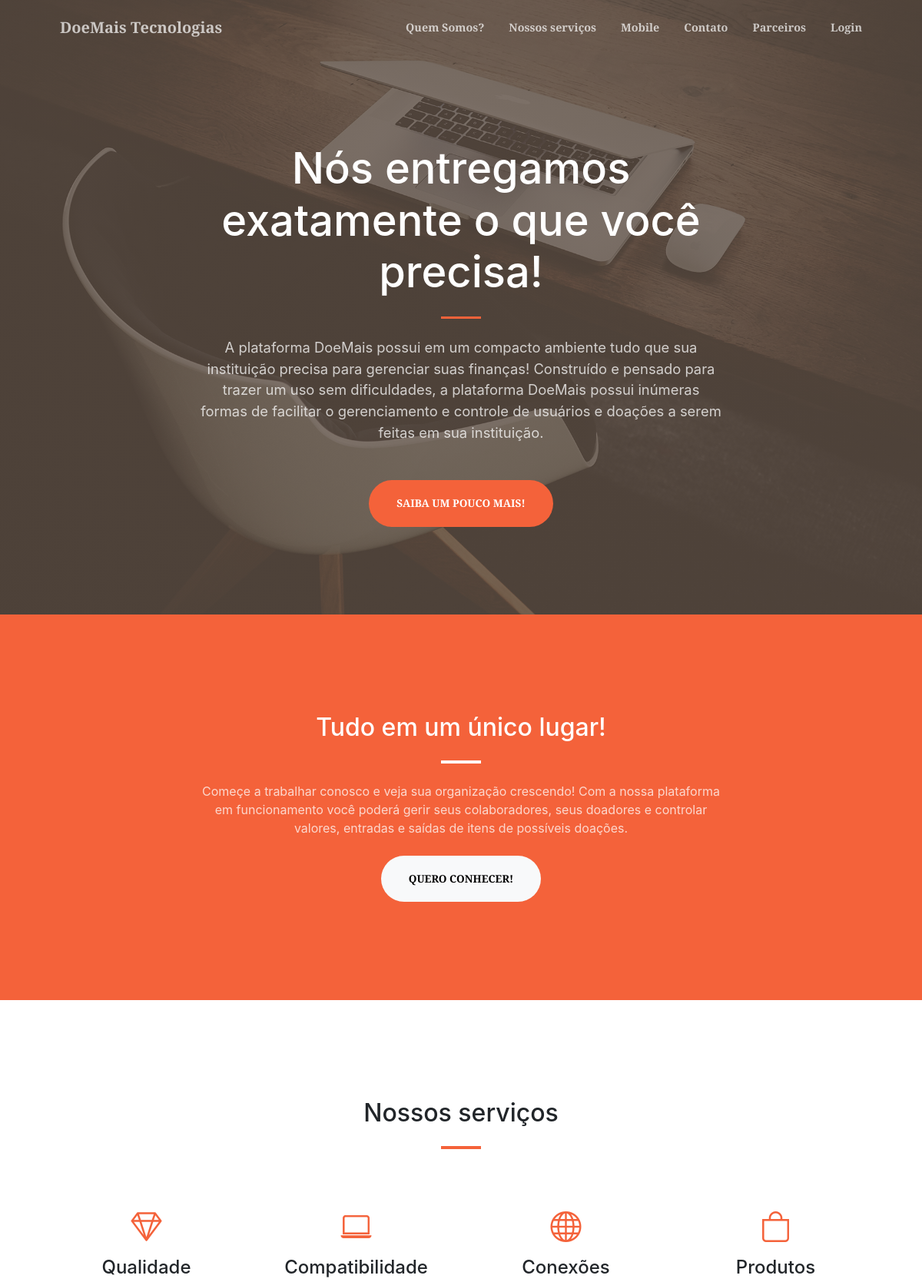
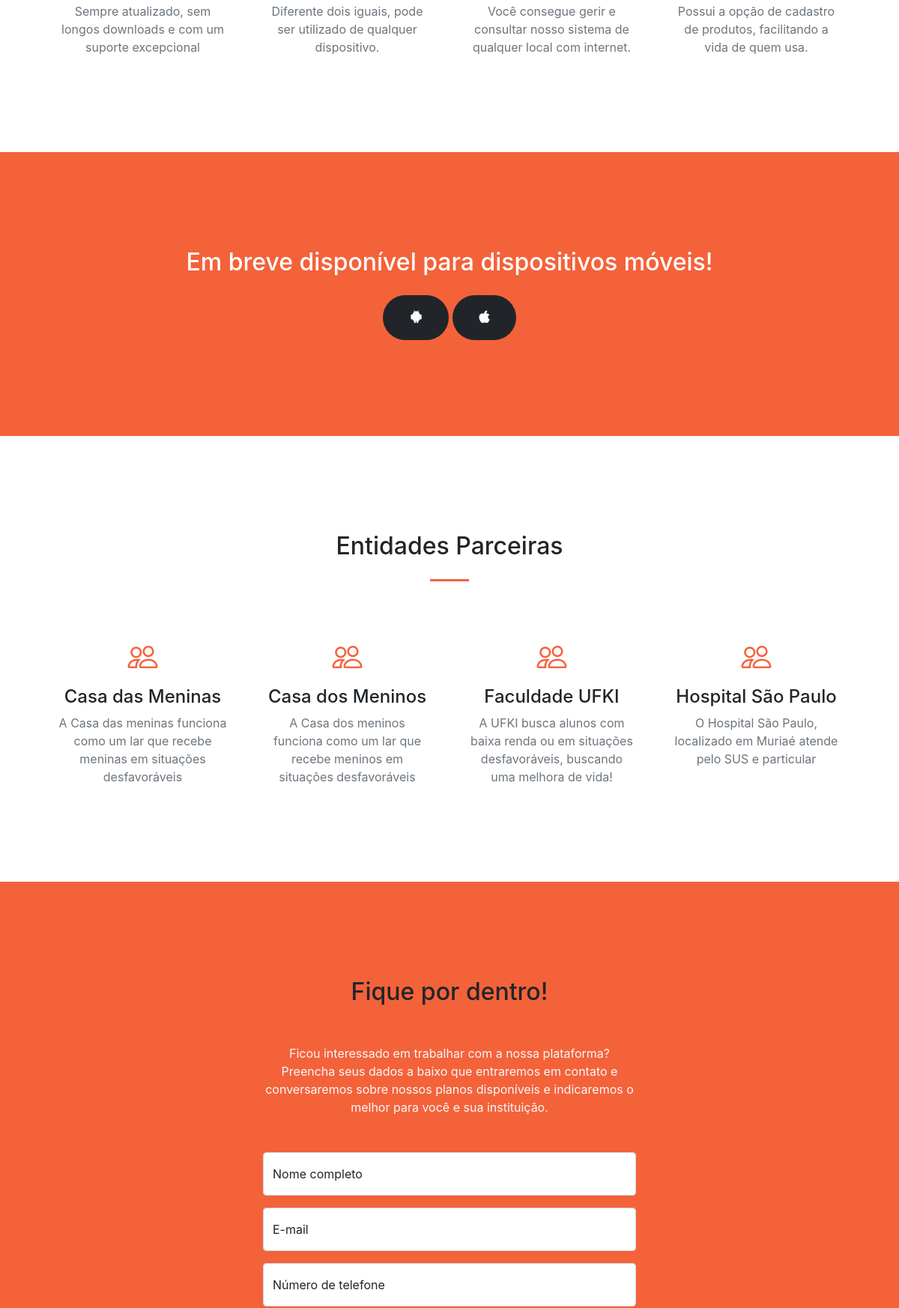
The page / (upper part) on the database its author committed (2 pictures, top to bottom).
### tables this page shows
CREATE TABLE `entidades` (
  `id` int(11) NOT NULL AUTO_INCREMENT,
  `nome` varchar(255) NOT NULL,
  `email` varchar(255) NOT NULL,
  `cidade` varchar(255) NOT NULL,
  `descricao` text NOT NULL,
  `cnpj` varchar(255) NOT NULL DEFAULT 'ISENTO',
  `status` varchar(10) NOT NULL DEFAULT 'Ativo',
  `user_id` int(10) DEFAULT NULL,
  PRIMARY KEY (`id`)
);

### application/controllers/Principal.php (called while the page is built, shortened)
<?php
class Principal extends CI_Controller
{
    public function __construct()
	{
		$this->load->model("entidades_model");
	}
    public function index()
	{
		$dados["entidades"]  = $this->entidades_model->principal_index();
		$dados["title"] = "DoeMais - Início";
		$this->load->view('pages/view_landing_page', $dados);
	}
}

### index.php (called while the page is built, shortened)
<?php
require_once BASEPATH.'core/CodeIgniter.php';

### application/models/entidades_model.php (called while the page is built, shortened)
<?php
	class Entidades_model extends CI_model
	{
		public function principal_index()
		{
			$this->db->where("status", "ativo");
			$this->db->order_by("nome", "ASC");
			return $this->db->get("entidades")->result_array();
		}
	}

### application/views/pages/view_landing_page.php (the view, shortened to what this page needs)
<!DOCTYPE html>
<html lang="pt-br">
<head>
    <link href="https://cdn.jsdelivr.net/npm/bootstrap-icons@1.5.0/font/bootstrap-icons.css" rel="stylesheet" />
    <link rel="stylesheet" href="https://use.fontawesome.com/releases/v5.3.1/css/all.css">
    <link href="https://cdnjs.cloudflare.com/ajax/libs/SimpleLightbox/2.1.0/simpleLightbox.min.css" rel="stylesheet" />
    <link href="<?php echo base_url('public/css/style.css'); ?>" rel="stylesheet" />
</head>
<body id="page-top">
    <nav class="navbar navbar-expand-lg navbar-light fixed-top py-3" id="mainNav">
        <div class="container px-4 px-lg-5">
            <a class="navbar-brand" href="">DoeMais Tecnologias</a>
            <div class="collapse navbar-collapse" id="navbarResponsive">
                <ul class="navbar-nav ms-auto my-2 my-lg-0">
                    <li class="nav-item"><a class="nav-link" href="#sobre">Quem Somos?</a></li>
                    <li class="nav-item"><a class="nav-link" href="#servicos">Nossos serviços</a></li>
                    <li class="nav-item"><a class="nav-link" href="#app">Mobile</a></li>
                    <li class="nav-item"><a class="nav-link" href="#contato">Contato</a></li>
                    <li class="nav-item"><a class="nav-link" href="#parceiros">Parceiros</a></li>
                    <li class="nav-item"><a class="nav-link" href="login">Login</a></li>
                </ul>
            </div>
        </div>
    </nav>
    <header class="masthead">
        <div class="container px-4 px-lg-5 h-100">
            <div class="row gx-4 gx-lg-5 h-100 align-items-center justify-content-center text-center">
                <div class="col-lg-8 align-self-end">
                    <h1 class="text-white font-weight-bold">Nós entregamos exatamente o que você precisa!</h1>
                    <hr class="divider" />
                </div>
                <div class="col-lg-8 align-self-baseline">
                    <p class="text-white-75 mb-5">
                        A plataforma DoeMais possui em um compacto ambiente tudo que sua instituição precisa para gerenciar suas finanças!
                        Construído e pensado para trazer um uso sem dificuldades, a plataforma DoeMais possui inúmeras formas de facilitar
                        o gerenciamento e controle de usuários e doações a serem feitas em sua instituição.</p>
                    <a class="btn btn-primary btn-xl" href="#sobre">Saiba um pouco mais!</a>
                </div>
            </div>
        </div>
    </header>
    <section class="page-section bg-primary" id="sobre">
        <div class="container px-4 px-lg-5">
            <div class="row gx-4 gx-lg-5 justify-content-center">
                <div class="col-lg-8 text-center">
                    <h2 class="text-white mt-0">Tudo em um único lugar!</h2>
                    <hr class="divider divider-light" />
                    <p class="text-white-75 mb-4">Começe a trabalhar conosco e veja sua organização crescendo! Com a nossa plataforma em funcionamento
                        você poderá gerir seus colaboradores, seus doadores e controlar valores, entradas e saídas de itens de possíveis doações.</p>
                    <a class="btn btn-light btn-xl" href="#servicos">Quero conhecer!</a>
                </div>
            </div>
        </div>
    </section>
    <section class="page-section" id="servicos">
        <div class="container px-4 px-lg-5">
            <h2 class="text-center mt-0">Nossos serviços</h2>
            <hr class="divider" />
            <div class="row gx-4 gx-lg-5">
                <div class="col-lg-3 col-md-6 text-center">
                    <div class="mt-5">
                        <div class="mb-2"><i class="bi-gem fs-1 text-primary"></i></div>
                        <h3 class="h4 mb-2">Qualidade</h3>
                        <p class="text-muted mb-0">Sempre atualizado, sem longos downloads e com um suporte excepcional</p>
                    </div>
                </div>
                <div class="col-lg-3 col-md-6 text-center">
                    <div class="mt-5">
                        <div class="mb-2"><i class="bi-laptop fs-1 text-primary"></i></div>
                        <h3 class="h4 mb-2">Compatibilidade</h3>
                        <p class="text-muted mb-0">Diferente dois iguais, pode ser utilizado de qualquer dispositivo.</p>
                    </div>
                </div>
                <div class="col-lg-3 col-md-6 text-center">
                    <div class="mt-5">
                        <div class="mb-2"><i class="bi-globe fs-1 text-primary"></i></div>
                        <h3 class="h4 mb-2">Conexões</h3>
                        <p class="text-muted mb-0">Você consegue gerir e consultar nosso sistema de qualquer local
                            com internet.</p>
                    </div>
                </div>
                <div class="col-lg-3 col-md-6 text-center">
                    <div class="mt-5">
                        <div class="mb-2"><i class="bi-bag fs-1 text-primary"></i></div>
                        <h3 class="h4 mb-2">Produtos</h3>
                        <p class="text-muted mb-0">Possui a opção de cadastro de produtos, facilitando a vida de quem usa.</p>
                    </div>
                </div>
            </div>
        </div>
    </section>
    <section class="page-section bg-primary text-white" id="app">
        <div class="container px-4 px-lg-5 text-center">
            <h2 class="mb-4">
                Em breve disponível para dispositivos móveis!
            </h2>
            <a class="btn btn-dark btn-xl" href="#">
                <i class="fab fa-android fa-lg"></i>
            </a>
            <a class="btn btn-dark btn-xl" href="#">
                <i class="fab fa-apple fa-lg"></i>
            </a>
        </div>
    </section>
    <section class="page-section" id="parceiros">
        <div class="container px-4 px-lg-5">
            <h2 class="text-center mt-0">Entidades Parceiras</h2>
            <hr class="divider" />
            <div class="row gx-4 gx-lg-5">
                <?php foreach ($entidades as $entidade) : ?>
                    <div class="col-lg-3 col-md-6 text-center">
                        <div class="mt-5">
                            <div class="mb-2"><i class="bi bi-people fs-1 text-primary"></i></div>
                            <h3 class="h4 mb-2"><?= $entidade["nome"] ?></h3>
                            <p class="text-muted mb-0"><?= $entidade["descricao"] ?></p>
                        </div>
                    </div>
                <?php endforeach; ?>
            </div>
        </div>
    </section>
    <section class="page-section bg-primary" id="contato">
        <div class="container px-4 px-lg-5">
            <div class="row gx-4 gx-lg-5 justify-content-center">
                <div class="col-lg-8 col-xl-6 text-center">
                    <h2 class="mt-0">Fique por dentro!</h2>
                    <hr class="divider" />
                    <p class="text-light mb-5">Ficou interessado em trabalhar com a nossa plataforma? Preencha seus dados a baixo
                        que entraremos em contato e conversaremos sobre nossos planos disponíveis e indicaremos o melhor para você e sua instituição.
                    </p>
                </div>
            </div>
            <div class="row gx-4 gx-lg-5 justify-content-center mb-5">
                <div class="col-lg-6">
                    <form id="contatoForm" data-sb-form-api-token="API_TOKEN">
                        <div class="form-floating mb-3">
                            <input class="form-control" id="name" type="text" placeholder="Enter your name..." data-sb-validations="required" />
                            <label for="name">Nome completo</label>
                        </div>
                        <div class="form-floating mb-3">
                            <input class="form-control" id="email" type="email" placeholder="name@example.com" data-sb-validations="required,email" />
                            <label for="email">E-mail</label>
                        </div>
                        <div class="form-floating mb-3">
                            <input class="form-control" id="phone" type="tel" placeholder="(xx) xxxxx-xxxx" data-sb-validations="required" />
                            <label for="phone">Número de telefone</label>
                        </div>
                    </form>
                </div>
            </div>
        </div>
    </section>
</body>
</html>

### rows shown on the page
entidades: nome "Casa das Meninas", descricao "A Casa das meninas funciona como um lar que recebe meninas em situações desfavoráveis"
entidades: nome "Casa dos Meninos", descricao "A Casa dos meninos funciona como um lar que recebe meninos em situações desfavoráveis"
entidades: nome "Faculdade UFKI", descricao "A UFKI busca alunos com baixa renda ou em situações desfavoráveis, buscando uma melhora de vida!"
entidades: nome "Hospital São Paulo", descricao "O Hospital São Paulo, localizado em Muriaé atende pelo SUS e particular"
